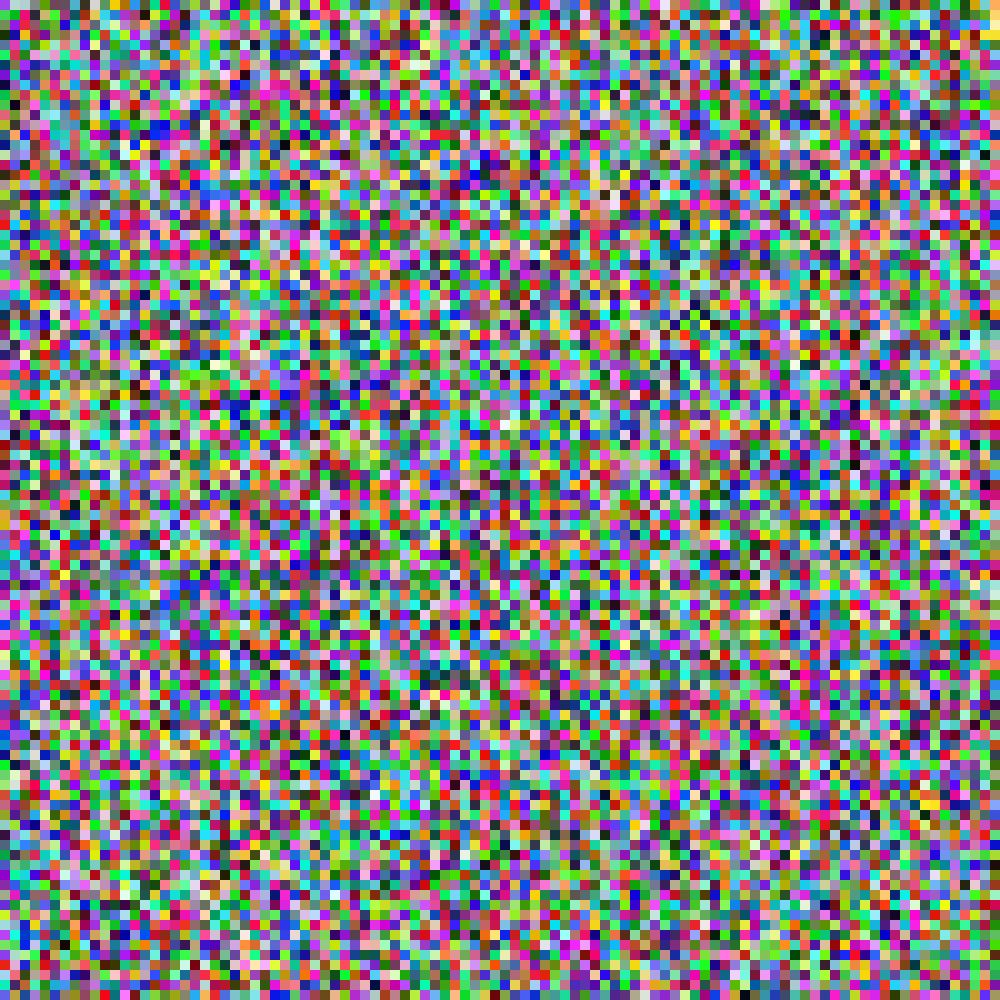
Frame 1 (no input)
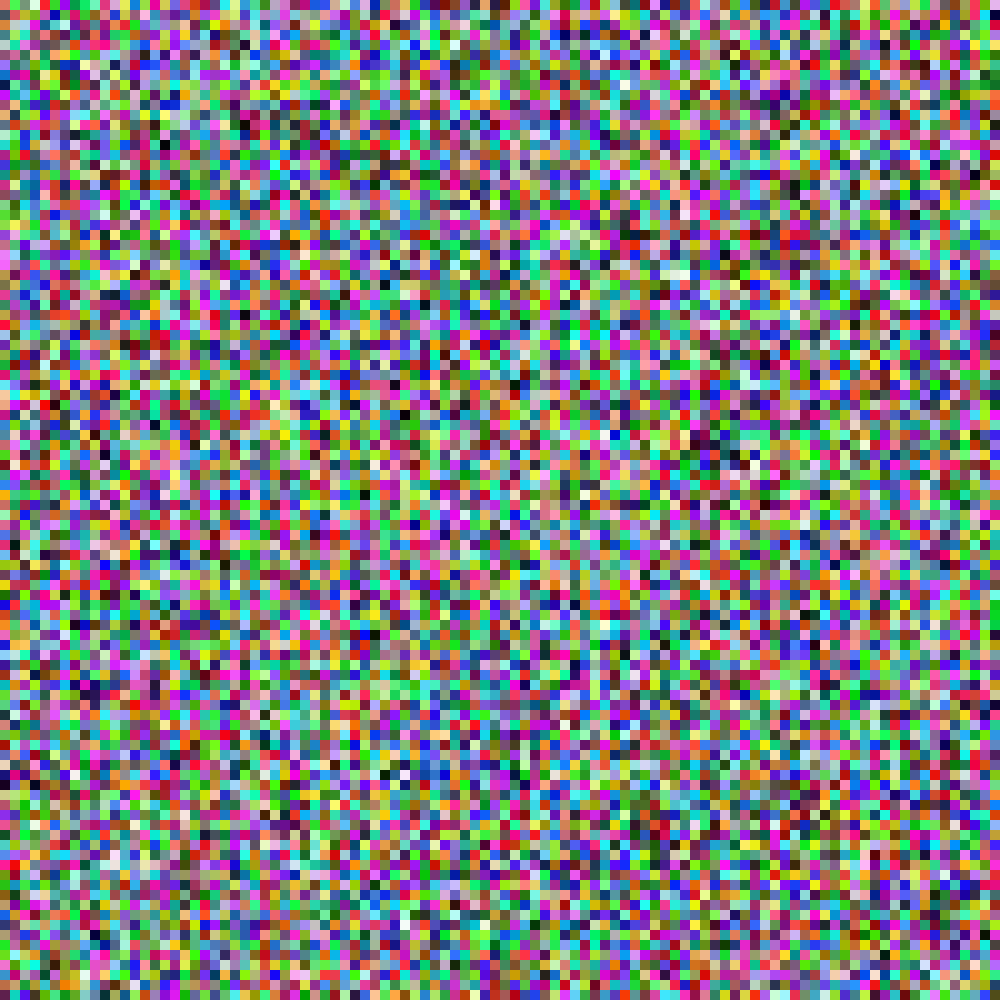
Frame 60 (the mouse pressed at the canvas centre just before this capture)
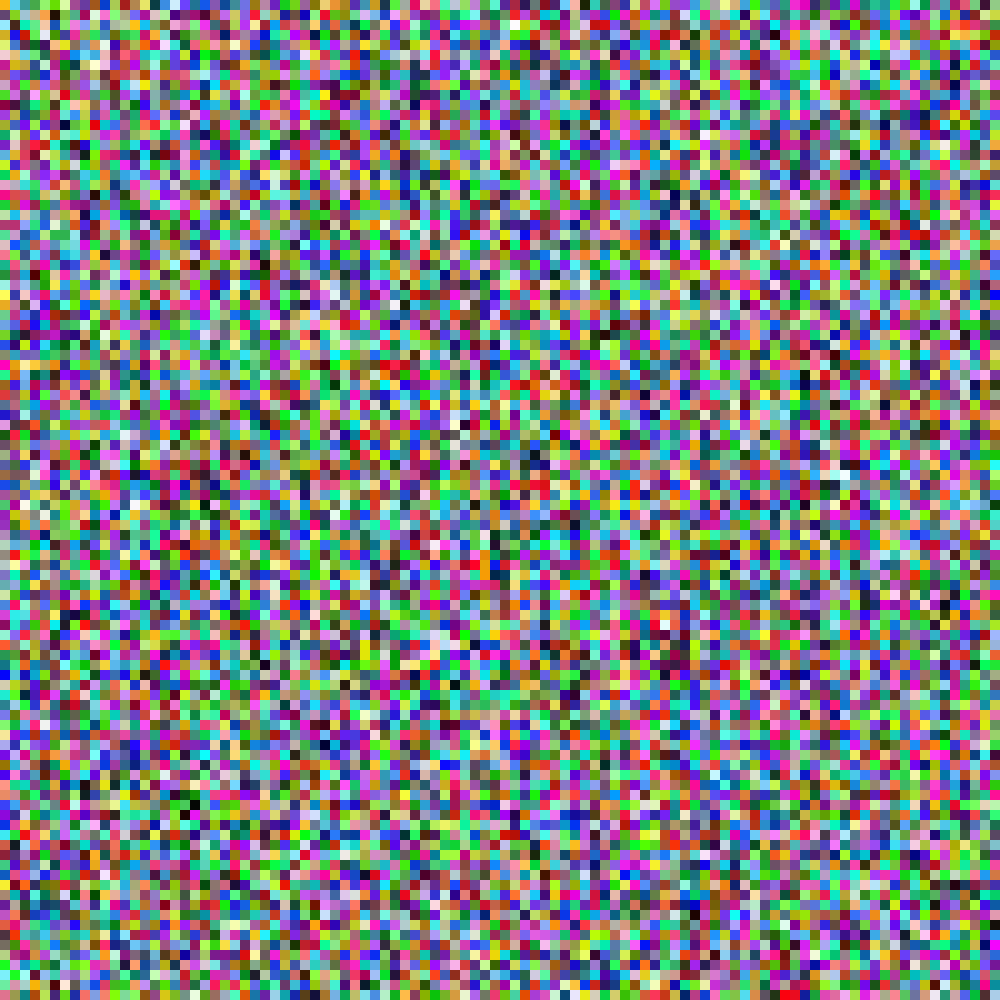
Frame 120 (the mouse held since frame 60 and released just before this capture)

The Processing sketch that drew these frames (run headless with seeded random() and noise(); from frame 60 on, the mouse is pressed at the canvas centre):

// Processing sketch: day_10
// ── day_10.pde

void setup(){
size(1000,1000);
}
void draw(){
for(int x = 0; x < width; x+=10){
  for (int y = 0; y < height; y+=10){
    noStroke();
    fill(random(255),random(255),random(255));
    rect(x,y,10,10);
    
  }}}
